Frame 1 (no input): blank canvas, image omitted
Frame 60 (the mouse pressed at the canvas centre just before this capture): blank canvas, image omitted
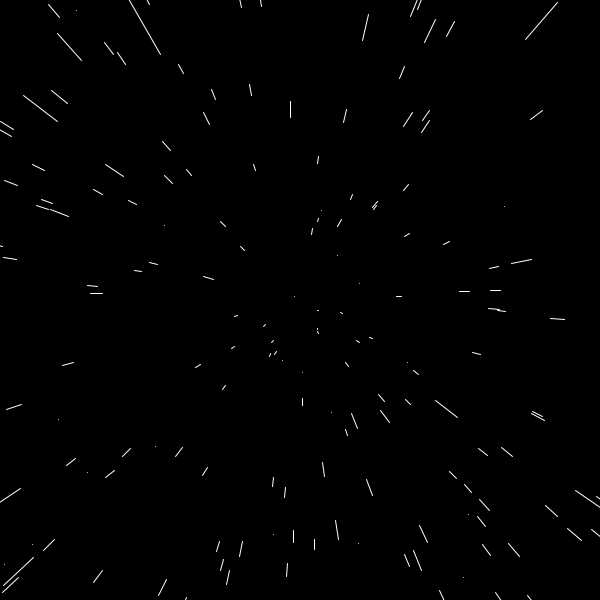
Frame 120 (the mouse held since frame 60 and released just before this capture)

The Processing sketch whose frames 1 and 60 were blank and that drew this single picture after the mouse press (run headless with seeded random() and noise(); from frame 60 on, the mouse is pressed at the canvas centre):

// Processing sketch: CC1
// ── CC1.pde
/*
 * Coding Train Coding Challenge 1. Starfield
 * "star field" or "warp speed" visualization in Processing.
 * https://youtu.be/17WoOqgXsRM
 *
 *
 */

float speed;
Star[] stars = new Star[400];
boolean drawEllipse = false;

void setup() {
  size(600, 600);
  for (int i = 0; i < stars.length; i++) stars[i] = new Star();
}


void draw() {
  background(0);
  speed = map(mouseX, 0, width, 0, 50);
  
  for (int i = 0; i < stars.length; i++) {
    stars[i].update();
    stars[i].show();
  }
}

// ── Stars.pde
class Star {
  PVector pos;
  float pz;
  Star() {
    float x = random(-width/2, width/2);
    float y = random(-height/2, height/2);
    float z = random(0, width);
    pos = new PVector(x, y, z);
  }

  void update() {
    pos.z = pos.z - speed;
    if ( pos.z < 1) {
      pos.z = width;
      pos.x = random(-width/2, width/2);
      pos.y = random(-height/2, height/2);
      pz = pos.z;
    }
  }

  void show() {
    float sx = map(pos.x/pos.z, -0.5, 0.5, 0, width);
    float sy = map(pos.y/pos.z, -0.5, 0.5, 0, height);
    if (drawEllipse) {
      float r = map(pos.z, 0, width, 16, 0);
      ellipse(sx, sy, r, r);
    }
    float px = map(pos.x/pz,-0.5, 0.5, 0, width);
    float py = map(pos.y/pz,-0.5, 0.5, 0, height);
    pz = pos.z;
    stroke(255);
    line(px, py, sx, sy);
  }
}
